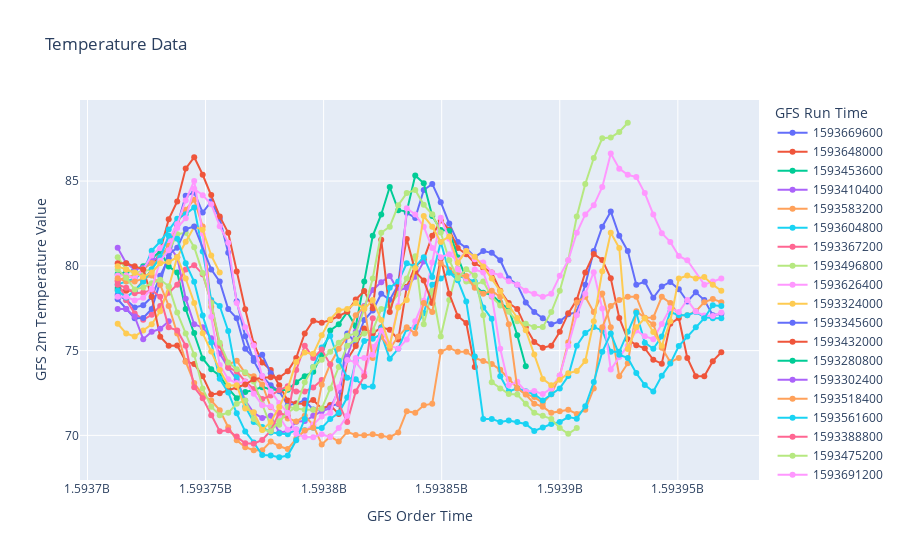
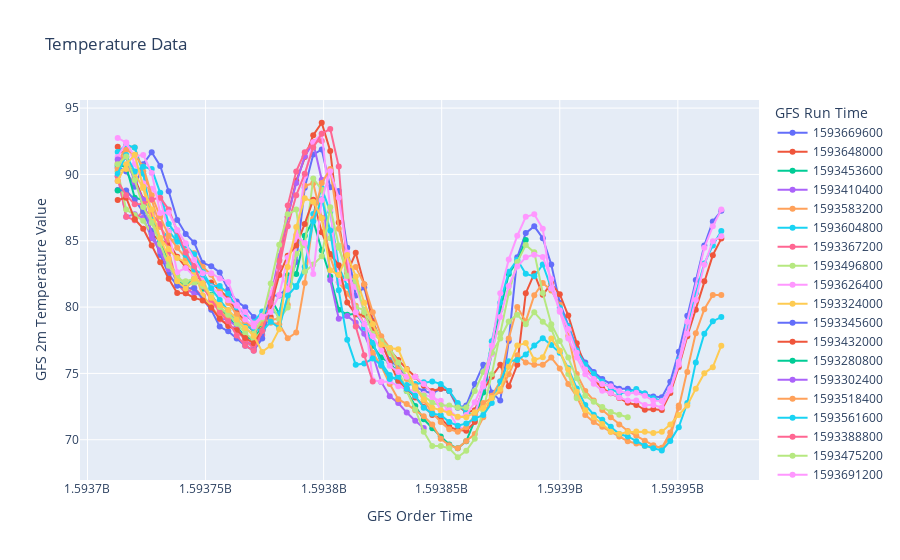
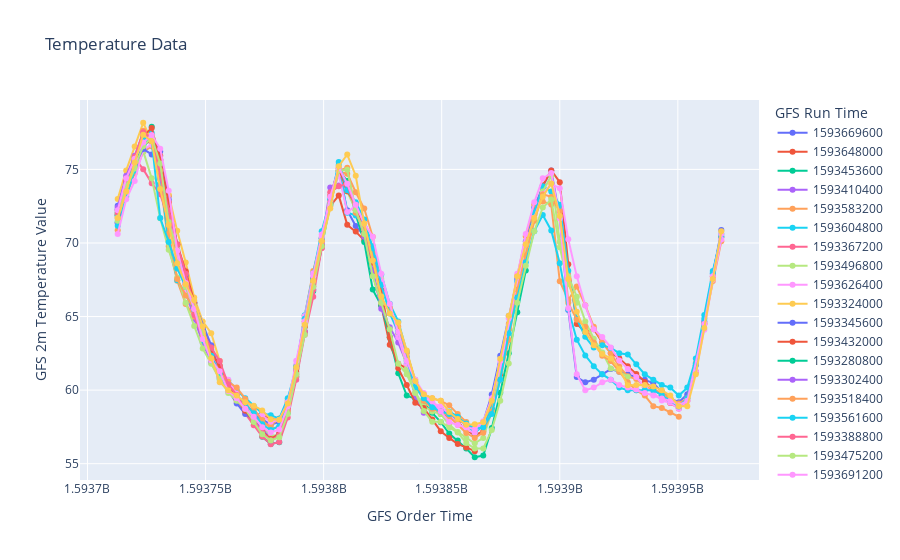
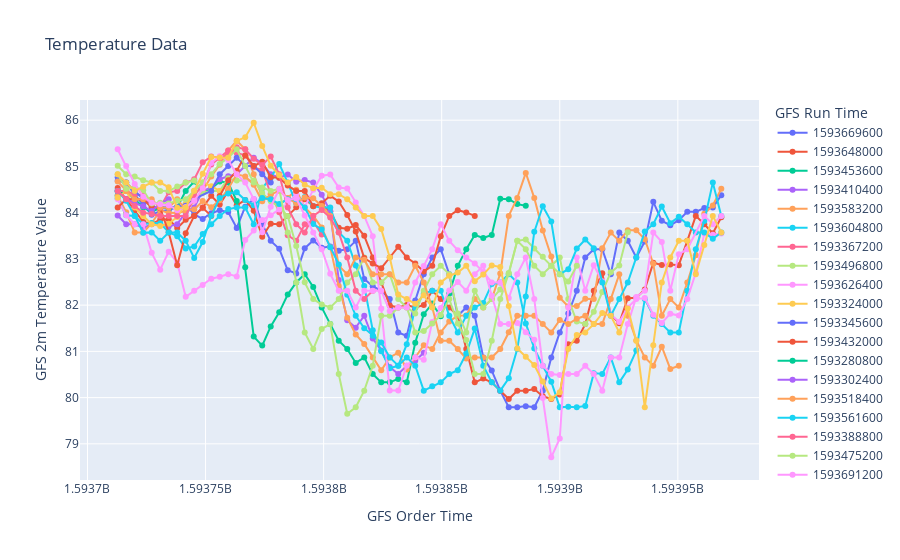

Notebook cell for these charts, in order:
### Code cell
# Getting values for all the 20 cities
for i in range(5):
    city = top20cities[i]["city"]
    print(city)
    cityname = loadjsonfile(r'C:\Users\Dhivya\Desktop\Git\Projects\vortexweather\output\{}.json'.format(city))
    result = getGFS2mTemperatureData(cityname)
    result.to_csv(r'C:\Users\Dhivya\Desktop\Git\Projects\vortexweather\output\{}.csv'.format(city))
    print(result)
    print("\n")
    print("\n")
